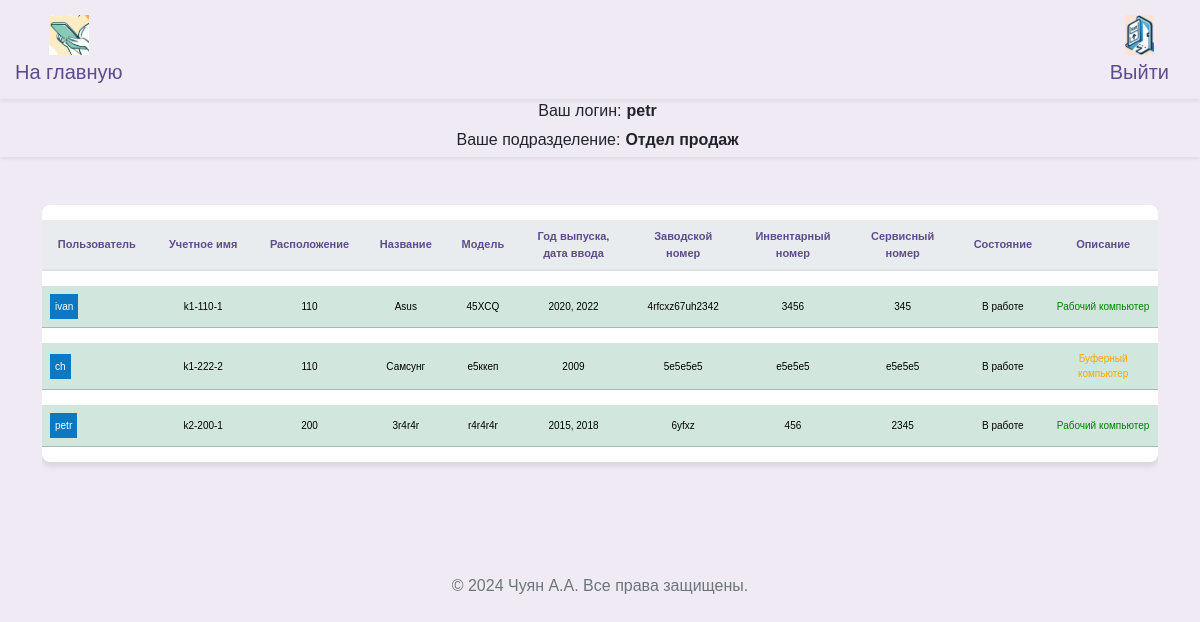
The page /arms_guest (signed in) on the database its author committed.
### src/database/models.py (models this page shows, shortened)
class Worker(Base):
    __tablename__ = "worker"
    id = Column(Integer, primary_key=True)
    role = Column(Enum(Role), default=Role.guest)
    fio = Column(String)
    name = Column(String, unique=True)
    password = Column(String)
    department = Column(String)
    position = Column(String)
    description = Column(String, default=None)
    conn_worker_arm = relationship(
        "Arm", back_populates="conn_arm_worker"
    )

class Arm(Base):
    __tablename__ = "arm"
    id = Column(Integer, primary_key=True)
    title = Column(String, unique=True)
    department_arm = Column(String)
    location = Column(String)
    name = Column(String)
    model = Column(String)
    release = Column(String)
    num_serial = Column(String)
    num_invent = Column(String)
    num_service = Column(String)
    price = Column(String)
    formular = Column(String)
    state = Column(String)
    description = Column(String, default=None)
    description2 = Column(String, default=None)
    description3 = Column(String, default=None)
    id_worker = Column(Integer, ForeignKey("worker.id"), default=1)
    conn_arm_worker = relationship(
        "Worker", back_populates="conn_worker_arm"
    )

### src/frontend/router.py (the view)
@router.get("/arms")
async def get_arms(
    request: Request,
    worker: Worker = Depends(get_worker_or_redirect),
    session: AsyncSession = Depends(get_session),
):
    data = await CRUDArm.get_all_arm_sorted(session)
    data_worker = await CRUDWorker.get_all(session)
    return templates.TemplateResponse(
        "arms/index.html",
        {"request": request, "worker": worker, "data": data, "data_worker": data_worker},
    )

### src/frontend/template/guest/arms.html (shortened to what this page needs)
{% extends "base/base.html" %}
{% block content %}
<head>
</head>
<div class="row">
  <div class="col-12">
    <div class="table-responsive">
      <table class="table table-hover table-shadow table-rounded">
        <thead>
          <tr>
            <th scope="col" >Пользователь</th>
            <th scope="col" >Учетное имя</th>
            <th scope="col" >Расположение</th>
            <th scope="col" >Название</th>
            <th scope="col" >Модель</th>
            <th scope="col" >Год выпуска, дата ввода</th>
            <th scope="col" >Заводской номер</th>
            <th scope="col" >Инвентарный номер</th>
            <th scope="col" >Сервисный номер</th>
            <th scope="col" >Состояние</th>
            <th scope="col" >Описание</th>
          </tr>
        </thead>
        <tbody class="text-center">
          {% for tuple in data %}
            {% set object = tuple %}
              {% if object.department_arm == worker.department %}
                {% for tuple2 in data_worker %}
                  {% if tuple2.id == object.id_worker %}
                    {% set varUserName = tuple2.name %}
                    {% set varUserId = tuple2.id %}
                    <tr class="table-success">
                      <td>
                        <div style="display: flex;">
                          <span style="padding: 5px;
                            {% if varUserName == 'Нет пользователя' %}
                              background-color: #ff0000;
                            {% else %}
                              background-color: #0b79c2;
                            {% endif %}
                            color: white;">
                            {{varUserName}}
                          </span>
                        </div>
                      </td>
                      <td>{{ object.title }}</td>
                      <td>{{ object.location }}</td>
                      <td>{{ object.name }}</td>
                      <td>{{ object.model }}</td>
                      <td>{{ object.release }}</td>
                      <td>{{ object.num_serial }}</td>
                      <td>{{ object.num_invent }}</td>
                      <td>{{ object.num_service }}</td>
                      <td>{{ object.state }}</td>
                      <td {% if object.description == "Буферный компьютер" %}style="color: orange;"{% elif object.description == "Абонентский терминал" %}style="color: blue;"{% elif object.description == "Рабочий компьютер" %}style="color: green;"{% endif %}>{{ object.description }}</td>
                    </tr>
                {% endif %}
              {% endfor %}
            {% endif %}
          {% endfor %}
        </tbody>
      </table>
    </div>
  </div>
</div>
{% endblock %}

### src/frontend/template/base/info.html (shortened to what this page needs)
<nav class="info navbar-expand-lg navbar-light shadow-sm">
  <div class="user-info">
    <div class="d-flex align-items-center">
      <span class="label">Ваш логин:</span>
      <span class="value">{{ worker.name }}</span>
    </div>
    <div class="d-flex align-items-center">
      <span class="label">Ваше подразделение:</span>
      <span class="value">{{ worker.department }}</span>
    </div>
  </div>
</nav>

### src/frontend/assets/css/base.css (style rules this page uses)
body { margin: 0; font-family: 'Nunito Sans', Arial, sans-serif; background-color: #efeaf4; }
.table { background-color: #ffffff; color: #5e4b8b; border-collapse: separate; border-spacing: 0 15px; }
.table th, .table td { border-top: none !important; vertical-align: middle; }
.table thead th { background-color: #e9ecef; color: #5e4b8b; border-bottom: 2px solid #dee2e6; }
.table td { padding: .5rem; }
.table-rounded { border-radius: .5rem; overflow: hidden; }
.table-shadow { box-shadow: 0 4px 6px rgba(0, 0, 0, 0.1); }

### src/frontend/template/base/nav.html (style rules this page uses)
.user-info { text-align: center; display: flex; flex-direction: column; align-items: center; }

### src/frontend/template/base/info.html (style rules this page uses)
body, html { margin: 0; padding: 0; width: 100%; height: 100%; }
.user-info { text-align: center; display: flex; flex-direction: column; align-items: center; }
.user-info .label, .user-info .value { display: inline-block; width: auto; margin-right: 5px; max-width: 250px; margin-bottom: 5px; }
.user-info .value { font-weight: bold; }

### src/frontend/template/guest/arms.html (style rules this page uses)
table { font-family: Arial, sans-serif; }
.table th, .table td { max-width: 90px; }
td { font-size: 10px; }
th { text-align: center; font-size: 11px; }

### rows shown on the page
Worker: name "petr", department "Отдел продаж"
Arm: title "k1-110-1", location "110", name "Asus", model "45XCQ", release "2020, 2022", num_serial "4rfcxz67uh2342", num_invent "3456", num_service "345", state "В работе", description "Рабочий компьютер"
Worker: name "ivan"
Arm: title "k1-222-2", location "110", name "Самсунг", model "е5ккеп", release "2009", num_serial "5е5е5е5", num_invent "е5е5е5", num_service "е5е5е5", state "В работе", description "Буферный компьютер"
Worker: name "ch"
Arm: title "k2-200-1", location "200", name "3r4r4r", model "r4r4r4r", release "2015, 2018", num_serial "6yfxz", num_invent "456", num_service "2345", state "В работе", description "Рабочий компьютер"
